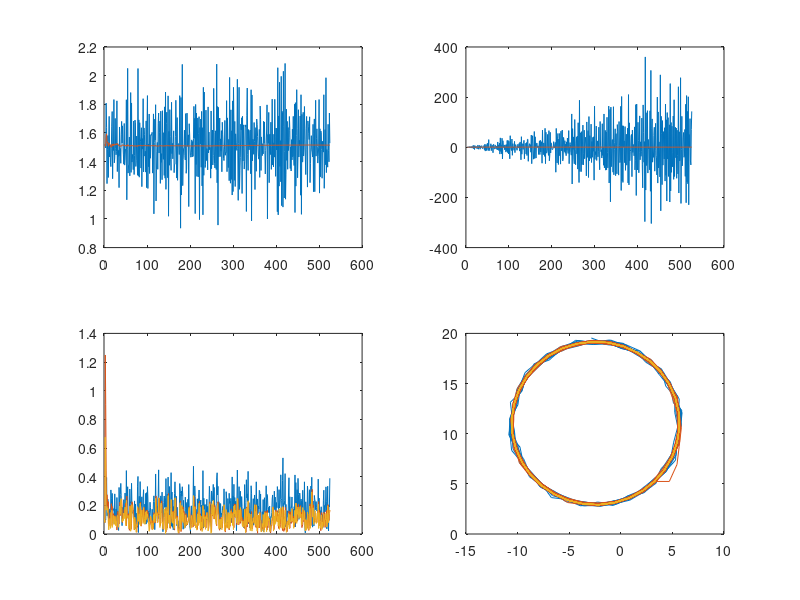

This chart was generated by the following MATLAB code:
% traj =[...
%     2.1000 4.3000;...
%     3.2618  5.2488;...
%     4.2295 6.3949;...
%     4.9701 7.6993;...
%     5.4585 9.1176;...
%     5.6779 10.6014;...
%     5.6209 12.1004;...
%     5.2895 13.5633;...
%     4.6948 14.9404;...
%     3.8573 16.1848;...
%     2.8054   17.2541];
% 
% m = traj;
% m = normrnd(traj,0.5);



clear;

dist = 1.5;
turn = 2*pi / 34.0;
measurement_noise = 0.10*dist;
steps = 15*35;
init = [2.1; 4.3; 0.5];


traj = zeros(steps,2);
m  = zeros(steps,2); 
last = init;


% Extended Kalman Filter




f = @(x)[x(1)+x(4)*cos(x(3)+x(5));...
         x(2)+x(4)*sin(x(3)+x(5));...
         x(3)+x(5);...
         x(4);...
         x(5);...
        ];

h = @(x)[x(1);x(2)];

x_vec = [init;dist;turn];
for i=1:steps
    traj(i,:) = h(x_vec);
    m(i,:) = traj(i,:);
    m(i,:) = normrnd(h(x_vec),measurement_noise);
    
    x_vec = f(x_vec);
end



s = zeros(steps,1);
s_avg = zeros(steps,1);
a = zeros(steps,1);



for i =2:steps
    dx = m(i,1)-m(i-1,1);
    dy = m(i,2)-m(i-1,2);
    s(i) = sqrt(dx^2 + dy^2);
    s_avg(i) = sum(s(2:i))/(i-1);
    a(i) = atan2(dy,dx);    
    
    while abs(a(i)-a(i-1))>pi
        a(i) = 2*pi+a(i);
    end
end


da = zeros(steps,1);
th = zeros(steps,1);
da_avg = zeros(steps,1);
th_avg = zeros(steps,1);
for i = 3:steps
    da(i) = a(i)-a(i-1);
    th(i) = a(i) - (i-1)*da(i);
    
    da_avg(i) = sum(da(3:i))/(i-2);
    th_avg(i) = sum(th(3:i))/(i-2);
end

x_predict = zeros(steps,2);
x_est = zeros(steps,2);
error_measurement = zeros(steps,1);
error_predict = zeros(steps,1);
error_est = zeros(steps,1);

for i =1:steps
    if i<3
        x_est(i,:) = m(i,:);
        x_predict(i,:) = m(i,:);
    else
        x_predict(i,1) = x_est(i-1,1)+s_avg(i-1)*cos(th_avg(i-1)+(i-1)*da_avg(i-1));
        x_predict(i,2) = x_est(i-1,2)+s_avg(i-1)*sin(th_avg(i-1)+(i-1)*da_avg(i-1));
        
        
        %measure - update
        x_est(i,1) = (x_predict(i,1)+m(i,1))/2;
        x_est(i,2) = (x_predict(i,2)+m(i,2))/2;
        
    end
    error_measurement(i) = sqrt((m(i,1)-traj(i,1))^2 +(m(i,2)-traj(i,2))^2);
    error_predict(i) = sqrt((x_predict(i,1)-traj(i,1))^2 +(x_predict(i,2)-traj(i,2))^2);
    error_est(i) = sqrt((x_est(i,1)-traj(i,1))^2 +(x_est(i,2)-traj(i,2))^2);
end

subplot(2,2,1),plot([2:steps],s(2:steps),[2:steps],s_avg(2:steps))
subplot(2,2,2),plot([3:steps],th(3:steps),[3:steps],th_avg(3:steps))
subplot(2,2,3),plot([1:steps],error_measurement,[1:steps],error_predict,[1:steps],error_est)
subplot(2,2,4),plot(m(:,1),m(:,2),x_predict(:,1),x_predict(:,2),traj(:,1),traj(:,2))
